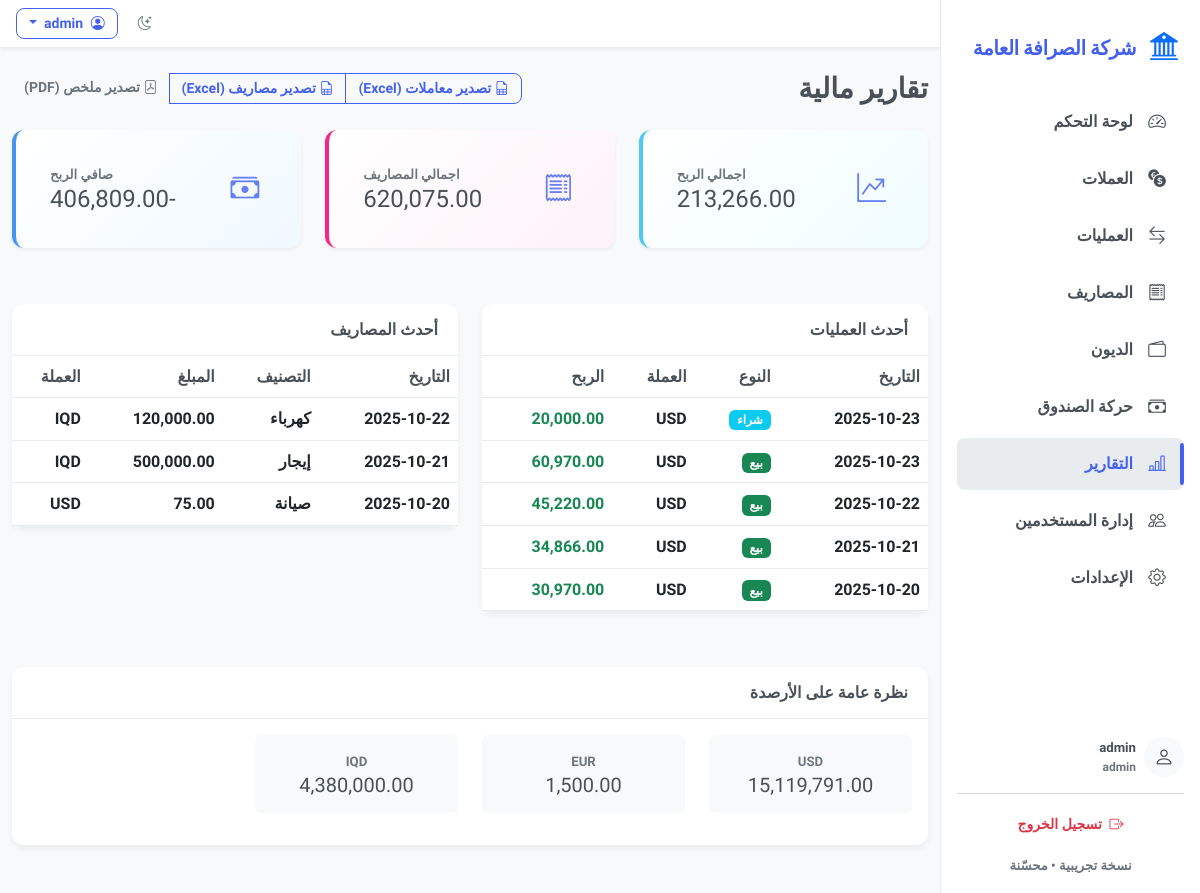
Screenshot of /reports (signed in) with the database file from the repository.
### models.py (models this page shows)
class Settings(db.Model):
    id = db.Column(db.Integer, primary_key=True)
    company_name = db.Column(db.String(100), default='شركة الصرافة')
    company_logo = db.Column(db.String(200), default='bi-bank2')  # Bootstrap icon class

class User(UserMixin, db.Model):
    id = db.Column(db.Integer, primary_key=True)
    username = db.Column(db.String(80), unique=True, nullable=False)
    password_hash = db.Column(db.String(200), nullable=False)
    role = db.Column(db.String(20), default='viewer')

class Transaction(db.Model):
    id = db.Column(db.Integer, primary_key=True)
    date = db.Column(db.DateTime, default=datetime.utcnow)
    type = db.Column(db.String(10))
    currency_id = db.Column(db.Integer, db.ForeignKey('currency.id'))
    currency = db.relationship('Currency')
    quantity = db.Column(db.Float, nullable=False)
    buy_rate = db.Column(db.Float)
    sell_rate = db.Column(db.Float)
    total_value_local = db.Column(db.Float)
    profit = db.Column(db.Float)
    notes = db.Column(db.String(255))

class Currency(db.Model):
    id = db.Column(db.Integer, primary_key=True)
    code = db.Column(db.String(10), unique=True, nullable=False)
    name = db.Column(db.String(64), nullable=False)
    rate = db.Column(db.Float, nullable=False, default=1.0)
    last_update = db.Column(db.DateTime, default=datetime.utcnow)

class Expense(db.Model):
    id = db.Column(db.Integer, primary_key=True)
    date = db.Column(db.DateTime, default=datetime.utcnow)
    category = db.Column(db.String(64), nullable=False)
    amount = db.Column(db.Float, nullable=False)
    currency_id = db.Column(db.Integer, db.ForeignKey('currency.id'))
    currency = db.relationship('Currency')
    notes = db.Column(db.String(255))

class Cashbox(db.Model):
    id = db.Column(db.Integer, primary_key=True)
    date = db.Column(db.DateTime, default=datetime.utcnow)
    currency_id = db.Column(db.Integer, db.ForeignKey('currency.id'))
    currency = db.relationship('Currency')
    inflow = db.Column(db.Float, default=0.0)
    outflow = db.Column(db.Float, default=0.0)
    balance_after = db.Column(db.Float, default=0.0)

### app.py (the view)
        @login_required
        def decorated_function(*args, **kwargs):
            if current_user.role == 'admin' or current_user.role == 'editor':
                return f(*args, **kwargs)
            elif current_user.role == 'viewer':
                if request.method == 'GET':
                    return f(*args, **kwargs)
                else:
                    flash('ليس لديك صلاحية للقيام بهذه العملية')
                    return redirect(request.referrer or url_for('dashboard'))
            else:
                flash('ليس لديك صلاحية للوصول إلى هذه الصفحة')
                return redirect(url_for('dashboard'))

### templates/reports.html (shortened to what this page needs)
{% extends 'base.html' %}
{% block content %}
<div class="d-flex justify-content-between align-items-center mb-4">
  <h3 class="mb-0">تقارير مالية</h3>
  <div class="btn-group">
    <a class="btn btn-sm btn-outline-primary" href="/reports/export/transactions.xlsx">
      <i class="bi bi-file-earmark-spreadsheet"></i> تصدير معاملات (Excel)
    </a>
    <a class="btn btn-sm btn-outline-primary" href="/reports/export/expenses.xlsx">
      <i class="bi bi-file-earmark-spreadsheet"></i> تصدير مصاريف (Excel)
    </a>
    <a class="btn btn-sm btn-outline-secondary" href="/reports/export/summary.pdf">
      <i class="bi bi-file-pdf"></i> تصدير ملخص (PDF)
    </a>
  </div>
</div>
<div class="row g-4">
  <div class="col-md-4">
    <div class="card stat-card success">
      <div class="card-body">
        <div class="d-flex align-items-center">
          <i class="bi bi-graph-up-arrow stat-icon"></i>
          <div class="ms-auto text-end">
            <div class="small text-muted">اجمالي الربح</div>
            <div class="h4 mb-0">{{ total_profit|currency_fmt }}</div>
          </div>
        </div>
      </div>
    </div>
  </div>
  <div class="col-md-4">
    <div class="card stat-card warning">
      <div class="card-body">
        <div class="d-flex align-items-center">
          <i class="bi bi-receipt stat-icon"></i>
          <div class="ms-auto text-end">
            <div class="small text-muted">اجمالي المصاريف</div>
            <div class="h4 mb-0">{{ total_expenses|currency_fmt }}</div>
          </div>
        </div>
      </div>
    </div>
  </div>
  <div class="col-md-4">
    <div class="card stat-card info">
      <div class="card-body">
        <div class="d-flex align-items-center">
          <i class="bi bi-cash-stack stat-icon"></i>
          <div class="ms-auto text-end">
            <div class="small text-muted">صافي الربح</div>
            <div class="h4 mb-0">{{ (total_profit - total_expenses)|currency_fmt }}</div>
          </div>
        </div>
      </div>
    </div>
  </div>
</div>
<div class="row g-4 mt-2">
  <div class="col-md-6">
    <div class="card">
      <div class="card-header">
        <h6 class="mb-0">أحدث العمليات</h6>
      </div>
      <div class="card-body p-0">
        <div class="table-responsive">
          <table class="table table-hover mb-0">
            <thead>
              <tr>
                <th>التاريخ</th>
                <th>النوع</th>
                <th>العملة</th>
                <th>الربح</th>
              </tr>
            </thead>
            <tbody>
              {% for tx in txs[:5] %}
              <tr>
                <td>{{ tx.date.strftime('%Y-%m-%d') }}</td>
                <td>
                  {% if tx.type == 'buy' %}
                  <span class="badge bg-info">شراء</span>
                  {% else %}
                  <span class="badge bg-success">بيع</span>
                  {% endif %}
                </td>
                <td>{{ tx.currency.code if tx.currency else '-' }}</td>
                <td class="{% if tx.profit > 0 %}text-success{% else %}text-danger{% endif %}">
                  {{ '{:,.2f}'.format(tx.profit or 0) }}
                </td>
              </tr>
              {% endfor %}
            </tbody>
          </table>
        </div>
      </div>
    </div>
  </div>
  <div class="col-md-6">
    <div class="card">
      <div class="card-header">
        <h6 class="mb-0">أحدث المصاريف</h6>
      </div>
      <div class="card-body p-0">
        <div class="table-responsive">
          <table class="table table-hover mb-0">
            <thead>
              <tr>
                <th>التاريخ</th>
                <th>التصنيف</th>
                <th>المبلغ</th>
                <th>العملة</th>
              </tr>
            </thead>
            <tbody>
              {% for e in exps[:5] %}
              <tr>
                <td>{{ e.date.strftime('%Y-%m-%d') }}</td>
                <td>{{ e.category }}</td>
                <td>{{ '{:,.2f}'.format(e.amount) }}</td>
                <td>{{ e.currency.code if e.currency else '' }}</td>
              </tr>
              {% endfor %}
            </tbody>
          </table>
        </div>
      </div>
    </div>
  </div>
</div>
<div class="row g-4 mt-2">
  <div class="col-12">
    <div class="card">
      <div class="card-header">
        <h6 class="mb-0">نظرة عامة على الأرصدة</h6>
      </div>
      <div class="card-body">
        <div class="row">
          {% for code, balance in balances.items() %}
          <div class="col-md-3 col-6 mb-3">
            <div class="text-center p-3 bg-light rounded">
              <div class="small text-muted">{{ code }}</div>
              <div class="h5 mb-0">{{ balance|currency_fmt }}</div>
            </div>
          </div>
          {% endfor %}
        </div>
      </div>
    </div>
  </div>
</div>
{% endblock %}

### templates/base.html (shortened to what this page needs)
<!doctype html>
<html lang="ar" dir="rtl">
  <head>
    <link href="https://cdn.jsdelivr.net/npm/bootstrap@5.3.0/dist/css/bootstrap.rtl.min.css" rel="stylesheet">
    <link href="https://cdn.jsdelivr.net/npm/bootstrap-icons@1.10.5/font/bootstrap-icons.css" rel="stylesheet">
    <link rel="stylesheet" href="/static/css/styles.css">
    <link rel="stylesheet" href="/static/css/theme-extra.css">
  </head>
  <body>
    <div class="d-flex">
      <aside class="sidebar p-3" id="sidebar">
        <div class="d-flex align-items-center mb-4 mt-2">
          <div class="brand-logo me-2">
            <i class="bi {{ settings.company_logo if settings else 'bi-bank2' }} fs-3 text-primary"></i>
          </div>
          <div class="brand fw-bold">{{ settings.company_name if settings else 'شركة الصرافة' }}</div>
        </div>
        <nav class="nav flex-column">
          <a class="nav-link {{ 'active' if request.path == '/' else '' }}" href="/">
            <i class="bi bi-speedometer2 nav-icon"></i>
            <span class="nav-text">لوحة التحكم</span>
          </a>
          <a class="nav-link {{ 'active' if '/currencies' in request.path else '' }}" href="/currencies">
            <i class="bi bi-currency-exchange nav-icon"></i>
            <span class="nav-text">العملات</span>
          </a>
          <a class="nav-link {{ 'active' if '/transactions' in request.path else '' }}" href="/transactions">
            <i class="bi bi-arrow-left-right nav-icon"></i>
            <span class="nav-text">العمليات</span>
          </a>
          <a class="nav-link {{ 'active' if '/expenses' in request.path else '' }}" href="/expenses">
            <i class="bi bi-receipt nav-icon"></i>
            <span class="nav-text">المصاريف</span>
          </a>
          <a class="nav-link {{ 'active' if '/debts' in request.path else '' }}" href="/debts">
            <i class="bi bi-wallet2 nav-icon"></i>
            <span class="nav-text">الديون</span>
          </a>
          <a class="nav-link {{ 'active' if '/cashbox' in request.path else '' }}" href="/cashbox">
            <i class="bi bi-cash-stack nav-icon"></i>
            <span class="nav-text">حركة الصندوق</span>
          </a>
          <a class="nav-link {{ 'active' if '/reports' in request.path else '' }}" href="/reports">
            <i class="bi bi-bar-chart-line nav-icon"></i>
            <span class="nav-text">التقارير</span>
          </a>
          {% if current_user.role == 'admin' %}
          <a class="nav-link {{ 'active' if '/users' in request.path else '' }}" href="/users">
            <i class="bi bi-people nav-icon"></i>
            <span class="nav-text">إدارة المستخدمين</span>
          </a>
          {% endif %}
          <a class="nav-link {{ 'active' if '/settings' in request.path else '' }}" href="/settings">
            <i class="bi bi-gear nav-icon"></i>
            <span class="nav-text">الإعدادات</span>
          </a>
        </nav>
        <div class="sidebar-footer mt-auto">
          <div class="user-info d-flex align-items-center mb-3">
            <div class="avatar bg-light rounded-circle d-flex align-items-center justify-content-center me-2">
              <i class="bi bi-person fs-5"></i>
            </div>
            <div class="user-details">
              <div class="username small fw-bold">{{ current_user.username }}</div>
              <div class="role small text-muted">{{ current_user.role }}</div>
            </div>
          </div>
          <hr class="my-3">
          <div class="text-center">
            <a class="btn btn-sm btn-outline-danger w-100" href="/logout">
              <i class="bi bi-box-arrow-right me-1"></i> تسجيل الخروج
            </a>
          </div>
          <div class="version small text-muted text-center mt-3">نسخة تجريبية • محسّنة</div>
        </div>
      </aside>
      <div class="flex-grow-1 main-content">
        <nav class="navbar navbar-expand-lg navbar-light bg-white shadow-sm px-3">
          <div class="container-fluid p-0">
            <div class="ms-auto d-flex align-items-center">
              <button class="btn btn-sm btn-outline-secondary theme-toggle me-2" title="تبديل الوضع">
                <i class="bi bi-moon-stars"></i>
              </button>
              <div class="dropdown">
                <button class="btn btn-sm btn-outline-primary dropdown-toggle" type="button" id="userDropdown" data-bs-toggle="dropdown">
                  <i class="bi bi-person-circle me-1"></i> {{ current_user.username }}
                </button>
              </div>
            </div>
          </div>
        </nav>
        <main class="container py-4">
          {% block content %}{% endblock %}
        </main>
      </div>
    </div>
  </body>
</html>

### static/css/theme-extra.css (style rules this page uses)
.brand { font-weight:800; font-size:1.2rem; color:var(--primary); letter-spacing: -0.5px; font-family: 'Dubai', 'Tajawal', sans-serif; }
.sidebar .nav-link { margin-bottom: 0.3rem; font-family: 'Dubai', 'Tajawal', sans-serif; font-weight: 700; }
.user-details .username { font-weight: 600; font-family: 'Dubai', 'Tajawal', sans-serif; }
.user-details .role { font-size: 0.75rem; font-family: 'Dubai', 'Tajawal', sans-serif; }

### rows the page displays
Settings: company_name "شركة الصرافة العامة"
User: username "admin", role "admin"
Transaction: date "2025-10-23", type "شراء", currency "USD", profit "20,000.00"
Transaction: date "2025-10-23", type "بيع", currency "USD", profit "60,970.00"
Transaction: date "2025-10-22", type "بيع", currency "USD", profit "45,220.00"
Transaction: date "2025-10-21", type "بيع", currency "USD", profit "34,866.00"
Transaction: date "2025-10-20", type "بيع", currency "USD", profit "30,970.00"
Expense: date "2025-10-22", category "كهرباء", amount "120,000.00", currency "IQD"
Expense: date "2025-10-21", category "إيجار", amount "500,000.00", currency "IQD"
Expense: date "2025-10-20", category "صيانة", amount "75.00", currency "USD"
Currency: balances "USD"
Cashbox: balances "15,119,791.00"
Currency: balances "EUR"
Cashbox: balances "1,500.00"
Currency: balances "IQD"
Cashbox: balances "4,380,000.00"

### other values shown
{{ total_profit|currency_fmt }} "213,266.00"
{{ total_expenses|currency_fmt }} "620,075.00"
{{ (total_profit - total_expenses)|currency_fmt }} "-406,809.00"
